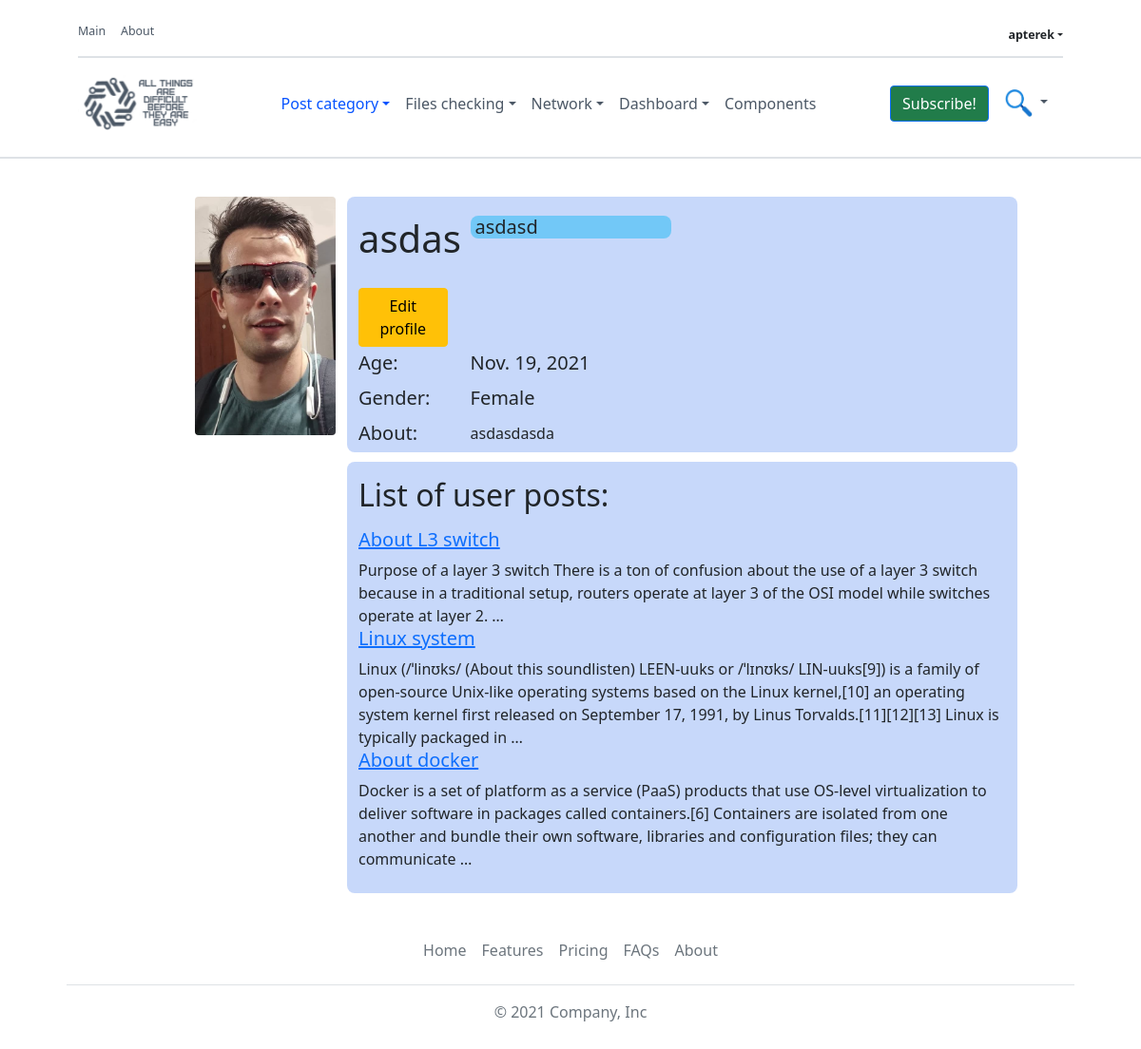
The page /profile/profile/ (signed in) on the database its author committed.
### profiles/models.py (models this page shows, shortened)
class ProfileInformation(models.Model):
    user = models.ForeignKey(
        settings.AUTH_USER_MODEL, related_name="user_info", on_delete=models.CASCADE, blank=True, null=True
    )
    name = models.CharField(max_length=50)
    bday = models.DateField(blank=True, null=True)
    gender = models.CharField(max_length=20, choices=GENDER_SETTING, blank=True, null=True)
    about = models.TextField(max_length=2000, blank=True, null=True)
    profile_photo = models.ImageField(upload_to='profile_photo/%Y/%m/%d/', blank=True, null=True)
    status = models.CharField(max_length=40, null=True, blank=True, default="My status")
    class Meta:
        verbose_name = "Profile info"
        verbose_name_plural = "Profiles info"

### core/models.py (models this page shows, shortened)
class Post(models.Model):
    title = models.CharField(max_length=100)
    category = models.ForeignKey("Categories", on_delete=models.CASCADE)
    content = models.TextField()
    author = models.ForeignKey(settings.AUTH_USER_MODEL,
                               on_delete=models.CASCADE,
                               related_name="profiles")
    post_image = models.ImageField(upload_to='post_images/%Y/%m/%d/')
    number_of_views = models.PositiveIntegerField(default=0)
    created_at = models.DateTimeField(auto_now_add=True, db_index=True)
    updated_at = models.DateTimeField(auto_now=True)
    is_published = models.BooleanField(default=False)
    likes = models.PositiveIntegerField(default=0)
    class Meta:
        verbose_name = "Post"
        verbose_name_plural = "Posts"

### profiles/views.py (the view)
# urls.py: path("profile/", ProfileView.as_view(), name="profile_url"),
class ProfileView(TemplateView):
    template_name = "profile/user_profile_page.html"
    def get_context_data(self, **kwargs):
        if self.request.user.is_authenticated:
            profile = user_information(self.request.user.id)
            posts = Post.objects.all().filter(author_id=self.request.user.id)
            return {"profile": profile, "posts": posts}

### profiles/services.py (called while the page is built)
def user_information(user_id: int) -> QuerySet:
    return ProfileInformation.objects.all().filter(user_id=user_id).first()

### templates/profile/user_profile_page.html
{% extends "base.html" %}
{% load crispy_forms_filters %}
{% block content %}
  {% include "header.html" %}
   <div class="border-bottom border-2 opacity-1"></div>
    <div class="container" style="padding-left: 100px;padding-right: 100px">
    <div class="container custom-container" style="margin-top: 40px;">
        <div class="row">
            <div class="col-lg-3" >
                <div class="custom_img" >
                <img class="rounded float-end" style="border-radius: 0.5rem;" src="{{ profile.profile_photo.url }}" width="70%">
                </div>
            </div>
            <div class="col-lg-9" style="background: rgba(17, 89, 234, 0.23); border-radius: 0.5rem">
                <div class="row">
                    <div class="col-sm-2"> <h1 style="margin-top: 20px">{{ profile.name }}</h1></div>
                    <div class="col-sm-4" style="margin-right: 280px;"><h5 style="margin-top: 20px;background: rgba(64,191,245,0.62);
                     border-radius: 0.5rem"><div style="margin-left: 5px">{{ profile.status }}</div></h5></div>
                    <div class="col-sm-2"><a href="{% url 'update_profile' %}"><button type="button" class="btn btn-warning"
                    style="margin-top: 20px">Edit profile</button></a></div>
                </div>
                <div class="row">
                    <div class="col-sm-2"> <h5 style="margin-top: 5px">Age:</h5></div>
                    <div class="col-sm-4"><h5 style="margin-top: 5px"> {{ profile.bday }}</h5></div>
                </div>
                <div class="row">
                    <div class="col-sm-2"> <h5 style="margin-top: 5px">Gender:</h5></div>
                    <div class="col-sm-4"><h5 style="margin-top: 5px"> {{ profile.gender }}</h5></div>
                </div>
                <div class="row">
                    <div class="col-sm-2"> <h5 style="margin-top: 5px">About:</h5></div>
                    <div class="col-sm-7 " style="margin-top: 5px;"> {{ profile.about }}</div>
                </div>
            </div>
        </div>
        <div class="row">
            <div class="col-lg-3"></div>
            <div class="col-lg-9" style="background: rgba(17, 89, 234, 0.23); border-radius: 0.5rem; margin-top: 10px">
                <p><h2>List of user posts:</h2></p>
                {% for post in posts %}
                    <div>
                    <h5><a href="{% url 'post_detail' post.title  %}"> {{ post.title }} </a></h5>
                    {{ post.content|truncatewords:40 }}
                    </div>
                {% endfor %}
            <br>
            </div>
        </div>
    </div>
      </div>
{% endblock %}

### templates/header.html (shortened to what this page needs)
{% load static %}
<div class="container" style="padding-left: 40px;padding-right: 40px;">
<header class="navbar-light navbar-sticky header-static py-1 my-1 shadow-custom">
	<div class="navbar-top d-none d-lg-block small">
		<div class="container">
			<div class="d-md-flex justify-content-between align-items-center my-2">
				<ul class="nav">
                    <li class="nav-item">
						<a class="nav-link ps-0" href="{% url 'home' %}">Main</a>
					</li>
                    <li class="nav-item">
						<a class="nav-link ps-0" href="{% url 'about' %}">About</a>
					</li>
				</ul>
				<div class="d-flex align-items-center">
					<ul class="nav">
                        {% if user.is_authenticated %}
                        <li class="nav-item">
                            <div class="dropdown">
                              <a href="#" class="d-flex align-items-center justify-content-center
                               link-dark text-decoration-none dropdown-toggle" id="dropdownUser3"
                                 data-bs-toggle="dropdown" aria-expanded="false" style="padding-top: 7px;">
                                    <strong>{{ user.username }}</strong>
                              </a>
                            </div>
                        </li>
                        {% else %}
						<li class="nav-item">
                            <a class="nav-link ps-0" href="{% url "registering" %}">Login / Join</a>
						</li>
                        {% endif %}
					</ul>
				</div>
			</div>
			<div class="border-bottom border-2" style="color: rgb(88, 92, 104)"></div>
		</div>
	</div>
	 <nav class="navbar navbar-expand-lg">
		<div class="container">
			<a class="navbar-brand media-right" style="width: 120px;" href="{% url 'home' %}">
				<img class="navbar-brand-item light-mode-item"  src="../static/logo2.png" alt="lsssas" height="70">
			</a>
			<div class="collapse navbar-collapse" id="navbarCollapse">
            {% if user.is_authenticated %}
				<ul class="navbar-nav navbar-nav-scroll mx-auto">
					<li class="nav-item dropdown">
						<a class="nav-link dropdown-toggle active" href="#" id="homeMenu" role="button" data-bs-toggle="dropdown" aria-expanded="true">Post category</a>
					</li>
					<li class="nav-item dropdown dropdown-fullwidth">
						<a class="nav-link dropdown-toggle" href="#" id="megaMenu" data-bs-toggle="dropdown" aria-haspopup="true" aria-expanded="false">Files checking</a>
					</li>
					<li class="nav-item dropdown">
						<a class="nav-link dropdown-toggle" href="#" id="pagesMenu" data-bs-toggle="dropdown" aria-haspopup="true" aria-expanded="false">Network</a>
					</li>
					<li class="nav-item dropdown">
						<a class="nav-link dropdown-toggle" href="#" id="postMenu" data-bs-toggle="dropdown" aria-haspopup="true" aria-expanded="false">Dashboard</a>
					</li>
					<li class="nav-item">	<a class="nav-link" href="#">Components</a></li>
				</ul>
                {% endif %}
			</div>
			<div class="nav flex-nowrap align-items-center">
				<div class="nav-item d-none d-md-block">
                    <button type="button" class="btn btn-primary" data-bs-toggle="modal" data-bs-target="#exampleModal"
                            data-bs-whatever="@getbootstrap" style="background-color: #217c4a;">Subscribe!</button>
				</div>
				<div class="nav-item dropdown dropdown-toggle-icon-none nav-search">
					<a class="nav-link dropdown-toggle" role="button" id="navSearch" data-bs-toggle="dropdown" aria-expanded="false">
						<img src="../static/search_img.png" style="width: 30px">
					</a>
				</div>
			</div>
		</div>
	</nav>
</header>
</div>

### templates/header.html (style rules this page uses)
.nav-link { color: #4c5866; }
.navbar-light .navbar-nav .nav-link { color: #4c5866; }
.navbar-light .navbar-nav .nav-link.active { color: #0653ff; }
.small, small { font-size: .775em; }
.shadow-custom { box-shadow: #FBD603; }

### rows shown on the page
ProfileInformation: profile_photo (picture), name "asdas", status "asdasd", bday "Nov. 19, 2021", gender "Female", about "asdasdasda"
Post: title "About L3 switch", content "Purpose of a layer 3 switch There is a ton of confusion about the use of a layer 3 switch because in a traditional setup, routers operate at layer 3 of the OSI model while switches operate at layer 2. …"
Post: title "Linux system", content "Linux (/ˈlinʊks/ (About this soundlisten) LEEN-uuks or /ˈlɪnʊks/ LIN-uuks[9]) is a family of open-source Unix-like operating systems based on the Linux kernel,[10] an operating system kernel first released on September 17, 1991, by Linus Torvalds.[11][12][13] Linux is typically packaged in …"
Post: title "About docker", content "Docker is a set of platform as a service (PaaS) products that use OS-level virtualization to deliver software in packages called containers.[6] Containers are isolated from one another and bundle their own software, libraries and configuration files; they can communicate …"

### other values the page prints
{{ user.username }} "apterek"
